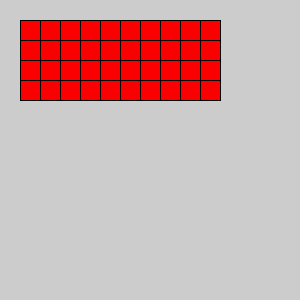
Frame 1 (no input)
Frame 60 (the mouse pressed at the canvas centre just before this capture): identical to frame 1, image omitted
Frame 120 (the mouse held since frame 60 and released just before this capture): identical to frame 1, image omitted

The Processing sketch that drew this single still picture (run headless with seeded random() and noise(); from frame 60 on, the mouse is pressed at the canvas centre):

// Processing sketch: JavaILH9_opd9_7
// ── JavaILH9_opd9_7.pde
void setup(){
size(300,300);
muur(20,20,20,20);
}

void draw (){

}

void muur(int xWaarde, int yWaarde, int wWaarde, int hWaarde){
  
for(int i = 0; i < 10; i++){
  for(int j = 0; j < 4; j++){
    fill(250,0,0);
    rect(xWaarde, yWaarde, wWaarde,hWaarde);
  yWaarde += 20;
}
yWaarde = 20;
xWaarde += 20;
}
  
}
